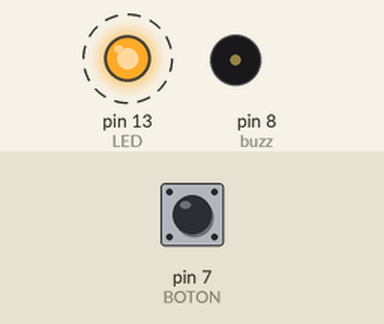
This sketch was run on a simulated Arduino Uno, built with avr-gcc and run on an emulated ATmega328P. Parts: output pins drawn as LEDs (lit = HIGH), buzzer (waves = sounding). Dashed ring = blinking. The test bench sets the inputs (shaded band); at power-on: pin 7 (BOTON) LOW.

Above: at 1.3 s.
1.7 s: pin 7 (BOTON) pulled HIGH for 0.5 s
At 1.92 s:
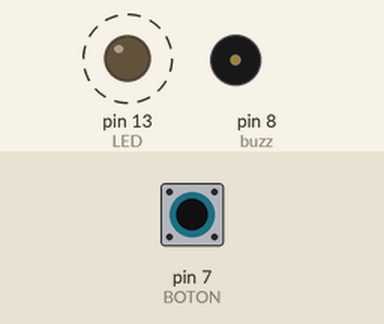
4.7 s: pin 7 (BOTON) pulled HIGH for 3.2 s
Timing chart, 0 to 15.4 s (numbered marks = the images above; inputs shaded):
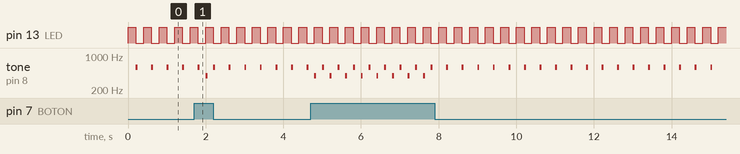

The sketch:

Axel_Led_Buzzer_Pulsador_2.ino
```cpp
const int LED=13;
const int BOTON=7;
int val;
int buzz = 8;

void setup(){
pinMode(LED,OUTPUT);
pinMode(BOTON,INPUT);
}
void loop(){
val=digitalRead(BOTON);
if  (val==HIGH)

tone(buzz, 392 , 50);  //sonido 1
digitalWrite(LED,HIGH);
delay(200);

tone(buzz, 587 , 50);   //sonido 2
digitalWrite(LED,LOW);
delay(200);
}
```

Measured:
- by itself, pin 13 (LED): alternates HIGH for 0.20 s and LOW for 0.20 s
- by itself, tone on pin 8 (buzz): plays 392 Hz for 0.05 s, 587 Hz for 0.05 s, 392 Hz for 0.05 s, 587 Hz for 0.05 s, 392 Hz for 0.05 s, 587 Hz for 0.05 s … (34 notes in this stretch)
